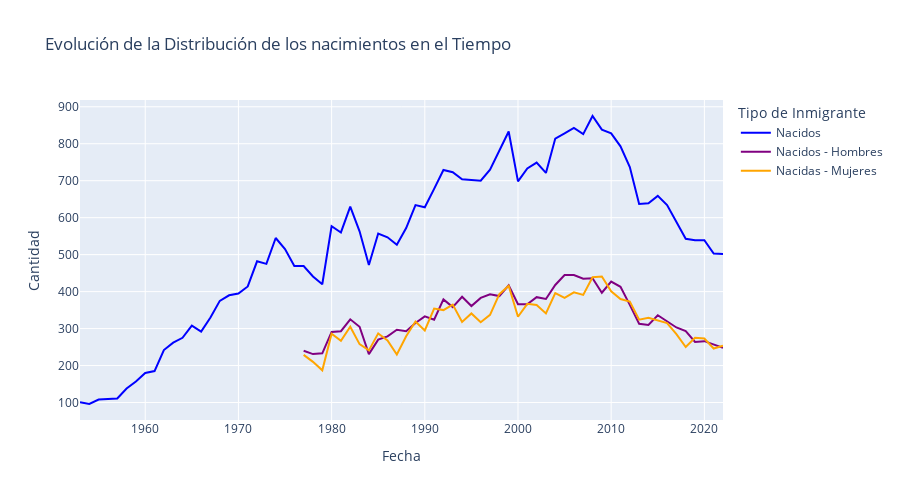

Write notebook code for a chart like this one.
### Code cell
import plotly.express as px

# Supongamos que tu DataFrame se llama df

# Crear el gráfico de líneas
fig_line = px.line(dataframe, x='Fecha', y=['Nacidos', 'Nacidos - Hombres', 'Nacidas - Mujeres'],
                   color_discrete_sequence=['blue', 'purple', 'orange'],
                   title='Evolución de la Distribución de los nacimientos en el Tiempo',
                   labels={'value': 'Cantidad', 'variable': 'Tipo de Inmigrante'},
                   height=500)

# Mostrar el gráfico
fig_line.show()

### Figure 1 — Plotly figure (JSON) as saved in the notebook; plotly's stock layout.template omitted (floating-point values rounded to 4 significant figures)
{"data": [{"hovertemplate": "Tipo de Inmigrante=Nacidos<br>Fecha=%{x}<br>Cantidad=%{y}<extra></extra>", "legendgroup": "Nacidos", "line": {"color": "blue", "dash": "solid"}, "marker": {"symbol": "circle"}, "mode": "lines", "name": "Nacidos", "orientation": "v", "showlegend": true, "type": "scatter", "x": [2022, 2021, 2020, 2019, 2018, 2017, 2016, 2015, 2014, 2013, 2012, 2011, 2010, 2009, 2008, 2007, 2006, 2005, 2004, 2003, 2002, 2001, 2000, 1999, 1998, 1997, 1996, 1995, 1994, 1993, 1992, 1991, 1990, 1989, 1988, 1987, 1986, 1985, 1984, 1983, 1982, 1981, 1980, 1979, 1978, 1977, 1976, 1975, 1974, 1973, 1972, 1971, 1970, 1969, 1968, 1967, 1966, 1965, 1964, 1963, 1962, 1961, 1960, 1959, 1958, 1957, 1956, 1955, 1954, 1953], "xaxis": "x", "y": [502, 503, 539, 539, 543, 588, 634, 659, 639, 637, 737, 793, 828, 838, 875, 826, 843, 828, 814, 721, 749, 733, 698, 833, 781, 730, 700, 702, 704, 723, 729, 678, 628, 634, 572, 527, 547, 557, 472, 563, 630, 560, 577, 420, 441, 469, 469, 515, 545, 475, 482, 414, 395, 390, 375, 330, 292, 308, 275, 262, 242, 185, 180, 157, 138, 111, 110, 108, 96, 101], "yaxis": "y"}, {"hovertemplate": "Tipo de Inmigrante=Nacidos - Hombres<br>Fecha=%{x}<br>Cantidad=%{y}<extra></extra>", "legendgroup": "Nacidos - Hombres", "line": {"color": "purple", "dash": "solid"}, "marker": {"symbol": "circle"}, "mode": "lines", "name": "Nacidos - Hombres", "orientation": "v", "showlegend": true, "type": "scatter", "x": [2022, 2021, 2020, 2019, 2018, 2017, 2016, 2015, 2014, 2013, 2012, 2011, 2010, 2009, 2008, 2007, 2006, 2005, 2004, 2003, 2002, 2001, 2000, 1999, 1998, 1997, 1996, 1995, 1994, 1993, 1992, 1991, 1990, 1989, 1988, 1987, 1986, 1985, 1984, 1983, 1982, 1981, 1980, 1979, 1978, 1977, 1976, 1975, 1974, 1973, 1972, 1971, 1970, 1969, 1968, 1967, 1966, 1965, 1964, 1963, 1962, 1961, 1960, 1959, 1958, 1957, 1956, 1955, 1954, 1953], "xaxis": "x", "y": [248, 257, 266, 264, 293, 303, 319, 336, 310, 313, 364, 413, 427, 397, 436, 435, 445, 445, 418, 380, 385, 366, 366, 417, 388, 393, 383, 361, 386, 358, 379, 324, 333, 315, 293, 297, 279, 270, 231, 305, 325, 293, 291, 233, 231, 240, null, null, null, null, null, null, null, null, null, null, null, null, null, null, null, null, null, null, null, null, null, null, null, null], "yaxis": "y"}, {"hovertemplate": "Tipo de Inmigrante=Nacidas - Mujeres<br>Fecha=%{x}<br>Cantidad=%{y}<extra></extra>", "legendgroup": "Nacidas - Mujeres", "line": {"color": "orange", "dash": "solid"}, "marker": {"symbol": "circle"}, "mode": "lines", "name": "Nacidas - Mujeres", "orientation": "v", "showlegend": true, "type": "scatter", "x": [2022, 2021, 2020, 2019, 2018, 2017, 2016, 2015, 2014, 2013, 2012, 2011, 2010, 2009, 2008, 2007, 2006, 2005, 2004, 2003, 2002, 2001, 2000, 1999, 1998, 1997, 1996, 1995, 1994, 1993, 1992, 1991, 1990, 1989, 1988, 1987, 1986, 1985, 1984, 1983, 1982, 1981, 1980, 1979, 1978, 1977, 1976, 1975, 1974, 1973, 1972, 1971, 1970, 1969, 1968, 1967, 1966, 1965, 1964, 1963, 1962, 1961, 1960, 1959, 1958, 1957, 1956, 1955, 1954, 1953], "xaxis": "x", "y": [254, 246, 273, 275, 250, 285, 315, 323, 329, 324, 373, 380, 401, 441, 439, 391, 398, 383, 396, 341, 364, 367, 332, 416, 393, 337, 317, 341, 318, 365, 350, 354, 295, 319, 279, 230, 268, 287, 241, 258, 305, 267, 286, 187, 210, 229, null, null, null, null, null, null, null, null, null, null, null, null, null, null, null, null, null, null, null, null, null, null, null, null], "yaxis": "y"}], "layout": {"height": 500, "legend": {"title": {"text": "Tipo de Inmigrante"}, "tracegroupgap": 0}, "title": {"text": "Evolución de la Distribución de los nacimientos en el Tiempo"}, "xaxis": {"anchor": "y", "domain": [0, 1], "title": {"text": "Fecha"}}, "yaxis": {"anchor": "x", "domain": [0, 1], "title": {"text": "Cantidad"}}}}
